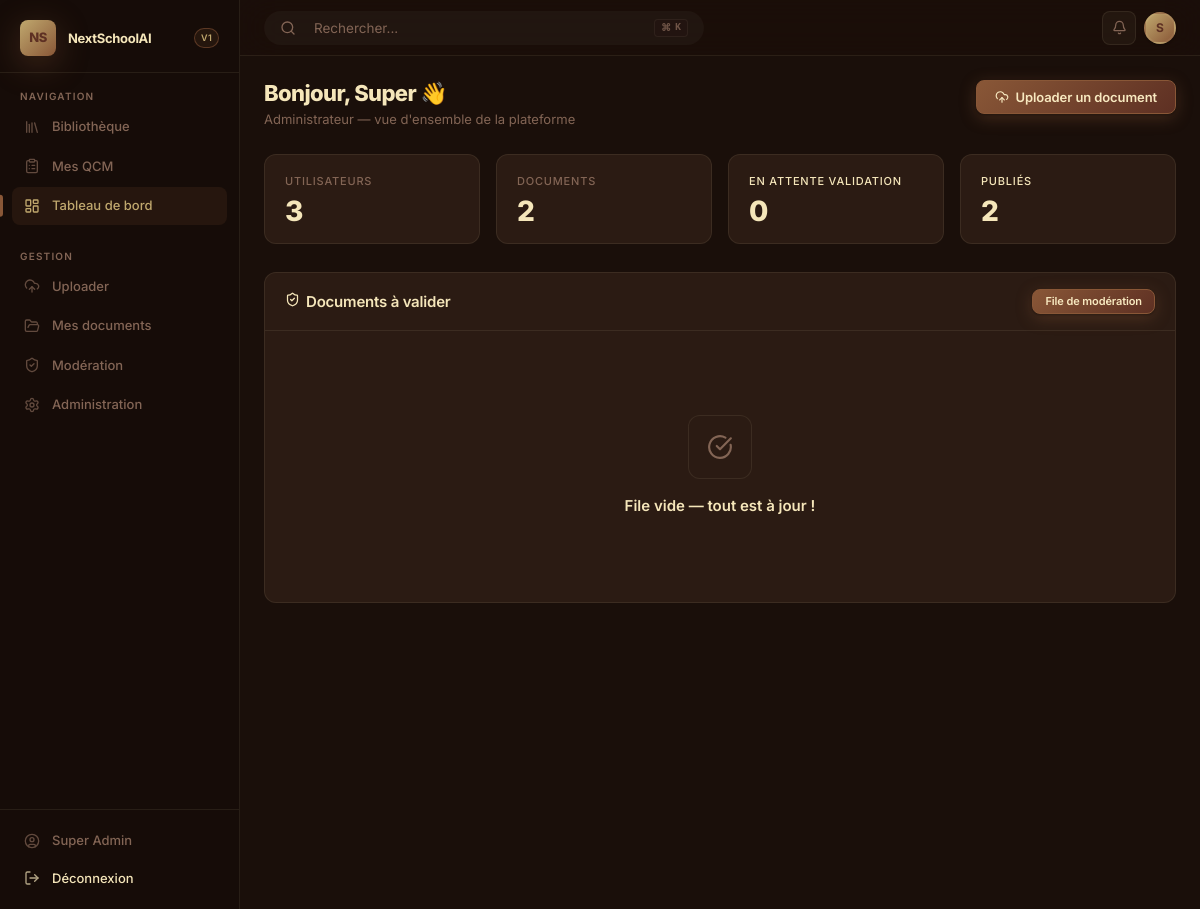
Page /comptes/tableau-de-bord/ (signed in) on the committed database.
### accounts/models.py (models this page shows, shortened)
class Utilisateur(AbstractUser):
    SEXE_CHOICES = [
        ('M', _('Masculin')),
        ('F', _('Féminin')),
        ('A', _('Autre')),
    ]
    THEME_CHOICES = [
        ('brownie',  'Brownie (chaud & sombre)'),
        ('midnight', 'Midnight (noir profond)'),
        ('arctic',   'Arctic (blanc épuré)'),
        ('forest',   'Forest (vert sombre)'),
        ('ocean',    'Ocean (bleu profond)'),
        ('rose',     'Rose (mauve chaud)'),
        ('noir',     'Noir (contraste élevé)'),
    ]
    avatar = models.ImageField(
        upload_to='avatars/',
        null=True,
        blank=True,
        verbose_name=_("Photo de profil")
    )
    sexe = models.CharField(
        max_length=1,
        choices=SEXE_CHOICES,
        blank=True,
        verbose_name=_("Sexe")
    )
    theme = models.CharField(
        max_length=20,
        choices=THEME_CHOICES,
        default='brownie',
        verbose_name=_("Thème visuel")
    )
    role = models.ForeignKey(
        Role,
        on_delete=models.SET_NULL,
        null=True,
        blank=True,
        related_name='utilisateurs',
        verbose_name=_("Rôle")
    )
    groups = models.ManyToManyField(
        'auth.Group',
        related_name='nextschool_utilisateurs',
        blank=True,
        verbose_name=_("Groupes"),
    )
    user_permissions = models.ManyToManyField(
        'auth.Permission',
        related_name='nextschool_utilisateurs',
        blank=True,
        verbose_name=_("Permissions utilisateur"),
    )
    objects = UtilisateurManager()
    class Meta:
        verbose_name        = _("Utilisateur")
        verbose_name_plural = _("Utilisateurs")
        ordering            = ['last_name', 'first_name']
    @property
    def est_apprenant(self):
        return self.role and self.role.code == 'apprenant'
    @property
    def est_enseignant(self):
        return self.role and self.role.code == 'enseignant'
    @property
    def est_admin(self):
        return self.is_superuser or (self.role and self.role.code == 'admin')

### accounts/views.py (the view, shortened to what this page needs)
# urls.py: path('tableau-de-bord/',     views.tableau_de_bord,  name='tableau_de_bord'),
@login_required
def tableau_de_bord(request):
    utilisateur = request.user
    contexte = {
        'titre_page':  "Tableau de bord",
        'utilisateur': utilisateur,
    }
    if utilisateur.est_apprenant:
        activites_recentes = Activite.objects.filter(
            utilisateur=utilisateur
        ).select_related('document').order_by('-date_action')[:10]
        sessions_qcm = SessionQCM.objects.filter(
            utilisateur=utilisateur,
            statut='termine'
        ).order_by('-date_debut')[:5]
        contexte.update({
            'activites_recentes': activites_recentes,
            'sessions_qcm':       sessions_qcm,
            'nb_sessions':        SessionQCM.objects.filter(utilisateur=utilisateur).count(),
        })
    elif utilisateur.est_admin:
        contexte.update({
            'nb_utilisateurs':      Utilisateur.objects.count(),
            'nb_documents':         Document.objects.count(),
            'nb_en_attente_valid':  Document.objects.filter(statut_ia='valide', statut_humain=False).count(),
            'nb_documents_publies': Document.objects.filter(statut_doc='publie').count(),
        })
    return render(request, 'accounts/tableau_de_bord.html', contexte)

### templates/accounts/tableau_de_bord.html (shortened to what this page needs)
{% extends "base.html" %}
{% block nav_dashboard %}active{% endblock %}
{% block content %}
<div class="page-header">
  <div class="page-header-left">
    <h1 class="page-title">Bonjour, {{ user.first_name|default:user.username }} 👋</h1>
    <p class="page-subtitle">
      {% if user.est_apprenant %}Apprenant — continuez votre progression
      {% elif user.est_enseignant %}Enseignant — gérez vos ressources
      {% else %}Administrateur — vue d'ensemble de la plateforme{% endif %}
    </p>
  </div>
  {% if user.est_enseignant or user.est_admin %}
  <a href="{% url 'documents:upload' %}" class="btn btn-primary">
    <i data-lucide="upload-cloud"></i> Uploader un document
  </a>
  {% endif %}
</div>
<div class="stats-grid" style="margin-bottom:28px;">
  {% if user.est_apprenant %}
  <div class="stat-card">
    <div class="stat-label"><i data-lucide="clipboard-list" style="display:inline;width:12px;height:12px;"></i> QCM effectués</div>
    <div class="stat-value">{{ nb_sessions|default:"0" }}</div>
  </div>
  <div class="stat-card">
    <div class="stat-label"><i data-lucide="eye" style="display:inline;width:12px;height:12px;"></i> Consultations</div>
    <div class="stat-value">{{ activites_recentes|length|default:"0" }}</div>
  </div>
  {% elif user.est_admin %}
  <div class="stat-card">
    <div class="stat-label">Utilisateurs</div>
    <div class="stat-value">{{ nb_utilisateurs|default:"0" }}</div>
  </div>
  <div class="stat-card">
    <div class="stat-label">Documents</div>
    <div class="stat-value">{{ nb_documents|default:"0" }}</div>
  </div>
  <div class="stat-card">
    <div class="stat-label" style="color:var(--warning);">En attente validation</div>
    <div class="stat-value" style="color:var(--warning);">{{ nb_en_attente_valid|default:"0" }}</div>
  </div>
  <div class="stat-card">
    <div class="stat-label" style="color:var(--success);">Publiés</div>
    <div class="stat-value" style="color:var(--success);">{{ nb_documents_publies|default:"0" }}</div>
  </div>
  {% endif %}
</div>
{% if user.est_apprenant %}
<div style="display:grid;grid-template-columns:1fr 1fr;gap:20px;">
  <div class="card">
    <div class="card-header">
      <span class="card-title"><i data-lucide="activity" style="display:inline;width:15px;height:15px;margin-right:6px;"></i>Activité récente</span>
      <a href="{% url 'documents:liste' %}" class="btn btn-ghost btn-sm">Voir tout</a>
    </div>
    <div class="card-body" style="padding:0;">
      {% if activites_recentes %}
        {% for activite in activites_recentes %}
        <div style="display:flex;align-items:center;gap:12px;padding:12px 20px;border-bottom:1px solid var(--border-color);">
          <div style="width:32px;height:32px;border-radius:var(--radius-sm);background:var(--accent-light);display:flex;align-items:center;justify-content:center;color:var(--accent);flex-shrink:0;">
            {% if activite.type_action == 'telechargement' %}<i data-lucide="download" style="width:14px;height:14px;"></i>
            {% elif activite.type_action == 'qcm' %}<i data-lucide="clipboard-check" style="width:14px;height:14px;"></i>
            {% else %}<i data-lucide="eye" style="width:14px;height:14px;"></i>{% endif %}
          </div>
          <div style="flex:1;min-width:0;">
            <div style="font-size:13px;font-weight:500;color:var(--text-primary);white-space:nowrap;overflow:hidden;text-overflow:ellipsis;">{{ activite.document.titre }}</div>
            <div style="font-size:11px;color:var(--text-muted);">{{ activite.get_type_action_display }} · {{ activite.date_action|timesince }} ago</div>
          </div>
        </div>
        {% endfor %}
      {% else %}
        <div class="empty-state">
          <div class="empty-icon"><i data-lucide="book-open"></i></div>
          <div class="empty-title">Aucune activité</div>
          <div class="empty-text">Commencez à consulter des documents pour voir votre historique.</div>
          <a href="{% url 'documents:liste' %}" class="btn btn-primary btn-sm">Explorer la bibliothèque</a>
        </div>
      {% endif %}
    </div>
  </div>
  <div class="card">
    <div class="card-header">
      <span class="card-title"><i data-lucide="trophy" style="display:inline;width:15px;height:15px;margin-right:6px;"></i>Derniers QCM</span>
      <a href="{% url 'quiz:historique' %}" class="btn btn-ghost btn-sm">Historique</a>
    </div>
    <div class="card-body" style="padding:0;">
      {% if sessions_qcm %}
        {% for session in sessions_qcm %}
        <a href="{% url 'quiz:resultats' session.pk %}" style="display:flex;align-items:center;gap:12px;padding:12px 20px;border-bottom:1px solid var(--border-color);text-decoration:none;transition:var(--transition-fast);" onmouseover="this.style.background='var(--bg-card-hover)'" onmouseout="this.style.background=''">
          <div class="score-badge" style="width:40px;height:40px;border-radius:50%;border:2px solid {% if session.pourcentage >= 60 %}var(--success){% else %}var(--danger){% endif %};display:flex;flex-direction:column;align-items:center;justify-content:center;flex-shrink:0;">
            <span style="font-size:11px;font-weight:700;color:{% if session.pourcentage >= 60 %}var(--success){% else %}var(--danger){% endif %};">{{ session.pourcentage }}%</span>
          </div>
          <div style="flex:1;min-width:0;">
            <div style="font-size:13px;font-weight:500;color:var(--text-primary);white-space:nowrap;overflow:hidden;text-overflow:ellipsis;">{{ session.document.titre|default:"QCM" }}</div>
            <div style="font-size:11px;color:var(--text-muted);">{{ session.score_obtenu }}/{{ session.score_total }} pts · {{ session.mention }}</div>
          </div>
        </a>
        {% endfor %}
      {% else %}
        <div class="empty-state">
          <div class="empty-icon"><i data-lucide="clipboard-list"></i></div>
          <div class="empty-title">Aucun QCM effectué</div>
          <div class="empty-text">Choisissez un document pour générer un QCM IA.</div>
          <a href="{% url 'documents:liste' %}" class="btn btn-primary btn-sm">Choisir un document</a>
        </div>
      {% endif %}
    </div>
  </div>
</div>
{% elif user.est_admin %}
<div class="card">
  <div class="card-header">
    <span class="card-title"><i data-lucide="shield-check" style="display:inline;width:15px;height:15px;margin-right:6px;"></i>Documents à valider</span>
    <a href="{% url 'documents:moderation' %}" class="btn btn-primary btn-sm">File de modération</a>
  </div>
  <div class="card-body">
    {% if nb_en_attente_valid == 0 %}
    <div class="empty-state">
      <div class="empty-icon"><i data-lucide="check-circle"></i></div>
      <div class="empty-title" style="color:var(--success);">File vide — tout est à jour !</div>
    </div>
    {% else %}
    <p style="font-size:14px;color:var(--text-secondary);">
      <strong style="color:var(--warning);">{{ nb_en_attente_valid }}</strong> document(s) validé(s) par l'IA attendent votre validation humaine.
    </p>
    {% endif %}
  </div>
</div>
{% endif %}
{% endblock %}

### templates/base.html (shortened to what this page needs)
<!DOCTYPE html>
<html lang="fr" data-theme="{% if user.is_authenticated %}{{ user.theme|default:'brownie' }}{% else %}brownie{% endif %}">
<head>
  {% load static %}
  <link rel="stylesheet" href="{% static 'css/nextschoolai.css' %}?v=1.1">
</head>
<body>
{% if user.is_authenticated %}
<div class="app-layout">
  <aside class="sidebar">
    <div class="sidebar-brand">
      <div class="brand-logo">NS</div>
      <span class="brand-name">NextSchoolAI</span>
      <span class="brand-badge">v1</span>
    </div>
    <div class="sidebar-section">
      <div class="sidebar-section-title">Navigation</div>
      <nav class="sidebar-nav">
        <a href="{% url 'documents:liste' %}" class="nav-item {% block nav_bibliotheque %}{% endblock %}">
          <i data-lucide="library"></i>
          Bibliothèque
        </a>
        <a href="{% url 'quiz:historique' %}" class="nav-item {% block nav_qcm %}{% endblock %}">
          <i data-lucide="clipboard-list"></i>
          Mes QCM
        </a>
        <a href="{% url 'accounts:tableau_de_bord' %}" class="nav-item {% block nav_dashboard %}{% endblock %}">
          <i data-lucide="layout-dashboard"></i>
          Tableau de bord
        </a>
      </nav>
    </div>
    {% if user.est_enseignant or user.est_admin %}
    <div class="sidebar-section">
      <div class="sidebar-section-title">Gestion</div>
      <nav class="sidebar-nav">
        <a href="{% url 'documents:upload' %}" class="nav-item {% block nav_upload %}{% endblock %}">
          <i data-lucide="upload-cloud"></i>
          Uploader
        </a>
        <a href="{% url 'documents:mes_documents' %}" class="nav-item {% block nav_mes_docs %}{% endblock %}">
          <i data-lucide="folder-open"></i>
          Mes documents
        </a>
        {% if user.est_admin %}
        <a href="{% url 'documents:moderation' %}" class="nav-item {% block nav_moderation %}{% endblock %}">
          <i data-lucide="shield-check"></i>
          Modération
        </a>
        <a href="/admin/" class="nav-item">
          <i data-lucide="settings"></i>
          Administration
        </a>
        {% endif %}
      </nav>
    </div>
    {% endif %}
    <div class="sidebar-footer">
      <a href="{% url 'accounts:profil' %}" class="nav-item">
        <i data-lucide="user-circle"></i>
        {{ user.get_full_name|default:user.username }}
      </a>
      <a href="{% url 'accounts:deconnexion' %}" class="nav-item" style="color: var(--danger);">
        <i data-lucide="log-out"></i>
        Déconnexion
      </a>
    </div>
  </aside>
  <div class="main-content">
    <header class="topbar">
      <button class="topbar-search" id="btn-open-search" style="border:none; cursor:pointer; background:rgba(255,255,255,0.03); outline:none; font-family:var(--font-sans); display:flex; align-items:center; width:300px; padding:8px 16px; border-radius:100px; transition:background 0.2s;">
        <i data-lucide="search" style="width:16px; height:16px; margin-right:10px; color:var(--text-3);"></i>
        <span style="color:var(--text-3); font-size:13.5px; flex:1; text-align:left;">Rechercher...</span>
        <div style="background:var(--bg-secondary); padding:2px 6px; border-radius:4px; font-size:10px; color:var(--text-3); font-family:var(--font-mono); font-weight:600; border:1px solid var(--border); display:flex; gap:4px; opacity:0.8;">
          <span>⌘</span><span>K</span>
        </div>
      </button>
      <div class="topbar-actions">
        <button class="topbar-btn" title="Notifications">
          <i data-lucide="bell"></i>
        </button>
        <a href="{% url 'accounts:profil' %}">
          <div class="avatar" title="{{ user.username }}">
            {% if user.avatar %}
              <img src="{{ user.avatar.url }}" alt="Avatar" style="width:100%;height:100%;object-fit:cover;border-radius:50%;">
            {% else %}
              {{ user.first_name|first|default:user.username|first|upper }}
            {% endif %}
          </div>
        </a>
      </div>
    </header>
    <main class="page-content">
      {% block content %}{% endblock %}
    </main>
  </div>
</div>
{% endif %}
</body>
</html>

### rows in the picture
Utilisateur: get_full_name "Super Admin", first_name|first "S", first_name "Super"

### other values in the picture
{{ nb_utilisateurs|default:"0" }} "3"
{{ nb_documents|default:"0" }} "2"
{{ nb_en_attente_valid|default:"0" }} "0"
{{ nb_documents_publies|default:"0" }} "2"
